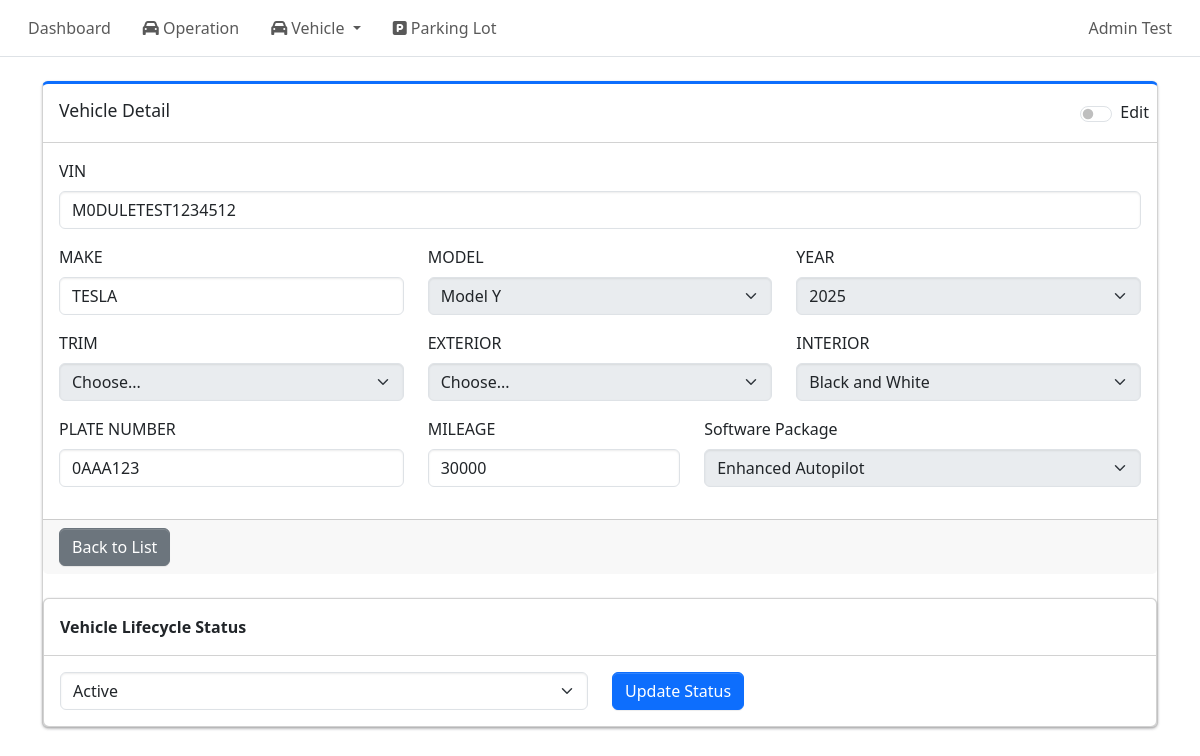
The app's page /admin/vehicles/3 (signed in), older data.
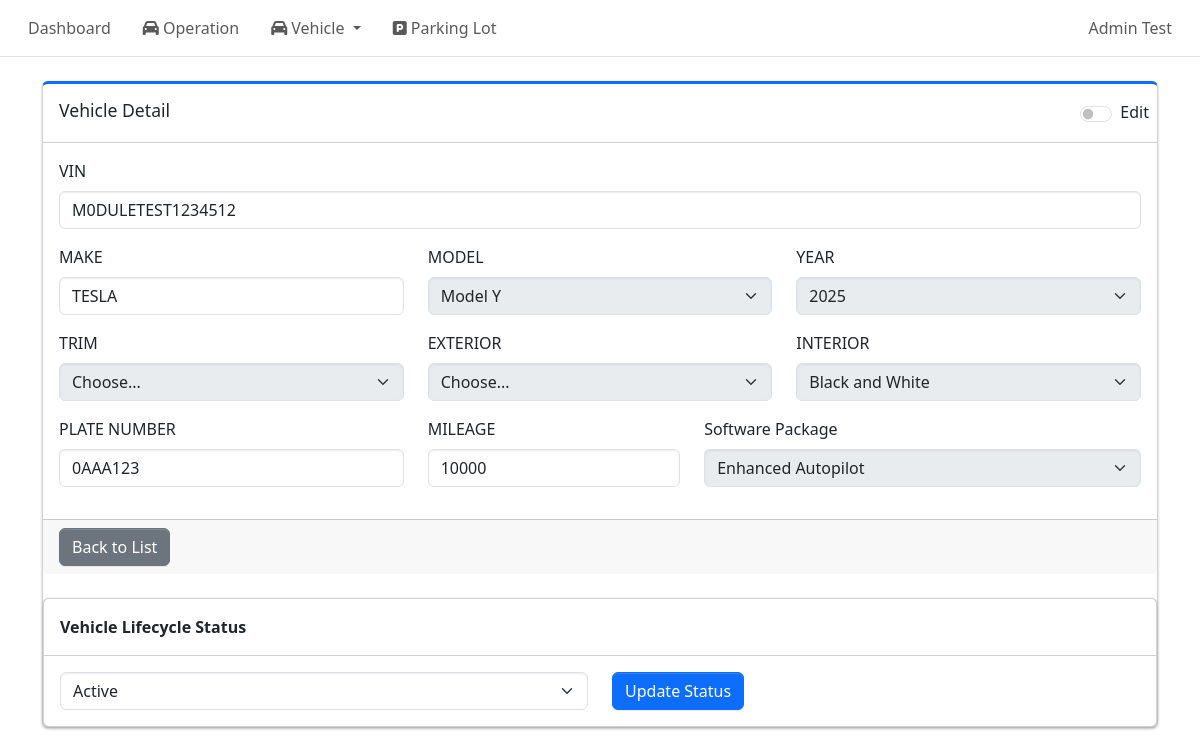
The same page, newer data.
### tables this page shows
CREATE TABLE vehicle (
    vehicle_id INTEGER PRIMARY KEY AUTOINCREMENT,
    vin TEXT NOT NULL UNIQUE CHECK(length(vin) = 17),
    make TEXT,
    model TEXT,
    model_year INTEGER,
    trim TEXT,
    exterior TEXT,
    interior TEXT,
    plate_number TEXT,
    mileage INTEGER,
    software TEXT,
    vehicle_status TEXT NOT NULL CHECK(vehicle_status IN ('Active', 'Inactive', 'Maintenance', 'Sold')),
    created_at DATETIME DEFAULT CURRENT_TIMESTAMP
);

### routes/admin/vehicle_pages/management.py (the view)
@vehicle_pages_bp.route("/<int:vehicle_id>", methods=['GET'])
def vehicle_detail_page(vehicle_id):
    if not session.get("admin_logged_in"):
        return redirect(url_for("auth.admin_login"))
    conn = get_conn()
    cur = conn.cursor()
    cur.execute(
        "SELECT * FROM vehicle WHERE vehicle_id = ?", (vehicle_id,)
    )
    vehicle = cur.fetchone()
    if not vehicle:
        abort(404)
    return render_template("form_vehicle.html", mode="detail", vehicle = vehicle)

### db.py (called while the page is built)
def make_dict(cursor, row):
    return {col[0]: row[idx] for idx, col in enumerate(cursor.description)}

def get_conn():
    if "db" not in g:
        conn = sqlite3.connect(DB_PATH, check_same_thread=False)
        conn.row_factory = make_dict
        conn.execute("PRAGMA foreign_keys = ON;")
        g.db = conn
    return g.db

def close_conn(e=None):
    db = g.pop("db", None)
    if db is not None:
        db.close()

### templates/form_vehicle.html (shortened to what this page needs)
{% extends "base.html" %}
{% block content %}
<div class="col-12">
    <div class="card card-primary card-outline mb-4">
        <div class="card-header">
            <h3 class="card-title mb-0">
                {% if mode == 'detail' %}
                    Vehicle Detail
                {% else %}
                    Add New Vehicle
                {% endif %}
            </h3>
            {% if mode == 'detail' %}
            <div class="card-tools">
                <div class="form-check form-switch d-flex align-items-center gap-2">
                    <input
                        class="form-check-input"
                        type="checkbox"
                        id="modeToggle">
                    <label
                        class="form-check-label"
                        for="modeToggle"
                        id="modeLabel">
                        Edit
                    </label>
                </div>
            </div>
            {% endif %}
        </div>
        <form id="vehicleForm"
            data-mode="{{ mode }}"
            {% if mode == 'detail' %}
                data-update-url="{{ url_for('vehicle_api.admin_update_vehicle', vehicle_id=vehicle.vehicle_id) }}"
            {% else %}
                data-create-url="{{ url_for('vehicle_api.admin_create_vehicle') }}"
            {% endif %}>
            <div class="card-body">
                <div class="mb-3">
                    <label for="VIN" class="form-label">VIN</label>
                    <input id = "vin" name = "vin" type = "text" class="form-control editable"
                        value =  "{% if mode == 'detail' %}{{ vehicle.vin }}{% endif %}" minlength="17" maxlength="17"
        pattern="[A-HJ-NPR-Z0-9]{17}" required/>
                </div>
                <div class = "row mb-3">
                    <div class = "col-4">
                        <label for = "make" class="form-label">MAKE</label>
                        <input id = "make" name = "make" type="text" value = "TESLA" class="form-control editable">
                    </div>
                    <div class="col-4">
                        <label for="model" class="form-label">MODEL</label>
                        <select class="form-select editable" id="model" name="model" data-selected="{{ vehicle.model or '' }}" required>
                            <option value="Model Y">Model Y</option>
                        </select>
                    </div>
                    <div class = "col-4">
                        <label for = "year" class="form-label">YEAR</label>
                        <select id="year" name='year' class="form-select editable" data-selected="{{ vehicle.model_year or '' }}">
                            <option selected disabled value="">Choose...</option>
                        </select>
                    </div>
                </div>
                <div class = "row mb-3">
                    <div class="col-4">
                        <label for="trim" class="form-label">TRIM</label>
                        <select id="trim" name="trim" class="form-select editable" data-selected="{{ vehicle.trim or '' }}" disabled>
                            <option selected disabled value="">Choose...</option>
                        </select>
                    </div>
                    <div class="col-4">
                        <label for="exterior" class="form-label">EXTERIOR</label>
                        <select id="exterior" name="exterior" class="form-select editable" data-selected="{{ vehicle.exterior or '' }}" disabled>
                            <option selected disabled value="">Choose...</option>
                        </select>
                    </div>
                    <div class="col-4">
                        <label for="interior" class="form-label">INTERIOR</label>
                        <select id="interior" name="interior" class="form-select editable" data-selected="{{ vehicle.interior or '' }}">
                            <option value="Black and White">Black and White</option>
                        </select>
                    </div>
                </div>
                <div class = "row mb-3">
                    <div class="col-4">
                        <label for="plate_number" class="form-label">PLATE NUMBER</label>
                        <input id = "plate_number" name = "plate_number" type = "text" class="form-control editable" value="{{ vehicle.plate_number or '' }}"/>
                    </div>
                    <div class="col-3">
                        <label for="mileage" class="form-label">MILEAGE</label>
                        <input id = "mileage" name = "mileage" type = "text" class="form-control editable" pattern="[0-9]+" value="{{ vehicle.mileage or '' }}"/>
                    </div>
                    <div class="col-5">
                        <label for="software" class="form-label">Software Package</label>
                        <select id="software" name="software" class="form-select editable" data-selected="{{ vehicle.software or '' }}">
                            <option value="EAP">Enhanced Autopilot</option>
                        </select>
                    </div>
                </div>
            </div>
            <div class="card-footer">
                {% if mode == 'detail' %}
                    <div class="d-flex gap-2" id="formActions"></div>
                {% else %}
                    <button type="submit" class="btn btn-primary">
                        Create
                    </button>
                {% endif %}
            </div>
        </form>
        {% if mode == 'detail' %}
        <div class="card mt-4">
            <div class="card-header">
                <strong>Vehicle Lifecycle Status</strong>
            </div>
            <div class="card-body">
                <div class="row align-items-center">
                    <div class="col-md-6">
                        <select id="vehicleStatusSelect" class="form-select">
                            <option value="ACTIVE">Active</option>
                        </select>
                    </div>
                    <div class="col-md-6 d-flex align-items-end">
                        <button type="button" id="updateVehicleStatusBtn" class="btn btn-primary">
                            Update Status
                        </button>
                    </div>
                </div>
            </div>
        </div>
        {% endif %}
    </div>
</div>
<div class="position-fixed top-0 end-0 p-3" style="z-index: 9999">
</div>
{% endblock %}

### templates/base.html (shortened to what this page needs)
<!doctype html>
<html lang="en">
    <head>
        <link href="https://cdn.jsdelivr.net/npm/bootstrap@5.3.8/dist/css/bootstrap.min.css"
            rel="stylesheet"
>
        <link rel="stylesheet"
            href="{{ url_for('static', filename='adminlte/css/adminlte.min.css') }}">
        <link rel="stylesheet"
            href="https://cdnjs.cloudflare.com/ajax/libs/font-awesome/6.5.1/css/all.min.css"
 />
        <link rel="stylesheet" href="https://cdn.datatables.net/1.13.6/css/dataTables.bootstrap5.min.css">
        <link rel="stylesheet" href="https://cdn.datatables.net/rowgroup/1.3.1/css/rowGroup.bootstrap5.min.css">
        <link rel="stylesheet" href="{{ url_for('static', filename='style.css') }}">
    </head>
    <body class="hold-transition sidebar-mini layout-fixed">
        <nav class="app-header navbar navbar-expand bg-body">
            <div class="container-fluid">
                <ul class="navbar-nav">
                    <li class="nav-item">
                        <a href="/admin/dashboard" class="nav-link">Dashboard</a>
                    </li>
                    <li class="nav-item">
                        <a href="{{ url_for('vehicle_operation_pages.vehicle_list_page') }}" class="nav-link">
                            <i class="fa-solid fa-car"></i> Operation
                        </a>
                    </li>
                    <li class="nav-item dropdown">
                        <a class="nav-link dropdown-toggle" href="#" data-bs-toggle="dropdown">
                            <i class="fa-solid fa-car"></i> Vehicle
                        </a>
                    </li>
                    <li class="nav-item">
                        <a href="{{ url_for('parking_lot_pages.parking_lot_list_page') }}" class="nav-link">
                            <i class="fa fa-parking"></i> Parking Lot
                        </a>
                    </li>
                </ul>
                <ul class="navbar-nav ms-auto">
                    <li class="nav-item dropdown user-menu">
                        <a href="#" class="nav-link dropdown-toggle" data-bs-toggle="dropdown">
                            <span>Admin Test</span>
                        </a>
                    </li>
                </ul>
            </div>
        </nav>
        <main class="container mt-4">
            {% block content %}{% endblock %}
        </main>
        {% include "toast_success.html" %}
    </body>
</html>

### templates/toast_success.html (shortened to what this page needs)
<div class="position-fixed top-0 end-0 p-3" style="z-index: 9999">
</div>

Row changes from the older to the newer data that the page shows:
changed vehicle "M0DULETEST1234512": mileage "30000" → "10000"
